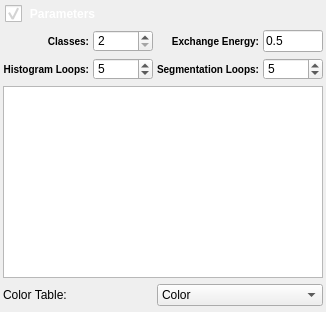
          <widget class="QDisclosableGroupBox" name="parameters_groupbox">
           <property name="sizePolicy">
            <sizepolicy hsizetype="Preferred" vsizetype="Expanding">
             <horstretch>0</horstretch>
             <verstretch>0</verstretch>
            </sizepolicy>
           </property>
           <property name="minimumSize">
            <size>
             <width>225</width>
             <height>0</height>
            </size>
           </property>
           <property name="styleSheet">
            <string notr="true">QGroupBox
{
/*background-color: qlineargradient(x1: 0, y1: 0, x2: 0, y2: 1, stop: 0 #FFFFFF, stop: 1 #DCDCDC); */
background-image: url(:/DisclosableGroupBoxHeader.png);
background-position: top ;
background-repeat: repeat-x;
padding: 30 0 0 0px;
font: 85% italic 12pt &quot;Arial&quot;;
font-weight: bold;
border: 0px solid gray;
margin: 0px;
color: white;
}
 
QGroupBox::title
{    
subcontrol-origin: padding;    
subcontrol-position: top left;    
padding: 5 5px;    
background-color: rgba(255, 255, 255, 0);
}

QGroupBox::indicator {    
width: 17px;    
height: 17px;
}

QGroupBox::indicator:unchecked {
 image: url(:/bullet_triangle_grey.png);
}
QGroupBox::indicator:unchecked:pressed {
 image: url(:/bullet_triangle_grey.png);
}
QGroupBox::indicator:checked { 
image: url(:/bullet_triangle_grey_down.png);
}
QGroupBox::indicator:checked:pressed { 
image: url(:/bullet_triangle_grey_down.png);
}
</string>
           </property>
           <property name="title">
            <string>Parameters</string>
           </property>
           <property name="flat">
            <bool>true</bool>
           </property>
           <property name="checkable">
            <bool>true</bool>
           </property>
           <layout class="QGridLayout" name="gridLayout_15">
            <property name="leftMargin">
             <number>3</number>
            </property>
            <property name="topMargin">
             <number>0</number>
            </property>
            <property name="rightMargin">
             <number>3</number>
            </property>
            <property name="bottomMargin">
             <number>6</number>
            </property>
            <property name="horizontalSpacing">
             <number>4</number>
            </property>
            <property name="verticalSpacing">
             <number>6</number>
            </property>
            <item row="1" column="1">
             <widget class="QSpinBox" name="m_EmIterations">
              <property name="sizePolicy">
               <sizepolicy hsizetype="Fixed" vsizetype="Preferred">
                <horstretch>0</horstretch>
                <verstretch>0</verstretch>
               </sizepolicy>
              </property>
              <property name="minimumSize">
               <size>
                <width>60</width>
                <height>0</height>
               </size>
              </property>
              <property name="maximumSize">
               <size>
                <width>60</width>
                <height>16777215</height>
               </size>
              </property>
              <property name="toolTip">
               <string>The number of EM Loops to use when segmenting</string>
              </property>
              <property name="statusTip">
               <string>The number of EM Loops to use when segmenting</string>
              </property>
              <property name="minimum">
               <number>0</number>
              </property>
              <property name="maximum">
               <number>32000</number>
              </property>
              <property name="value">
               <number>5</number>
              </property>
             </widget>
            </item>
            <item row="1" column="0">
             <widget class="QLabel" name="label_11">
              <property name="sizePolicy">
               <sizepolicy hsizetype="Preferred" vsizetype="Preferred">
                <horstretch>0</horstretch>
                <verstretch>0</verstretch>
               </sizepolicy>
              </property>
              <property name="minimumSize">
               <size>
                <width>0</width>
                <height>0</height>
               </size>
              </property>
              <property name="toolTip">
               <string>The number of EM Loops to use when segmenting</string>
              </property>
              <property name="statusTip">
               <string>The number of EM Loops to use when segmenting</string>
              </property>
              <property name="styleSheet">
               <string notr="true">QLabel {
font-weight: bold;
font-size: 10px;
}</string>
              </property>
              <property name="text">
               <string>Histogram Loops:</string>
              </property>
              <property name="alignment">
               <set>Qt::AlignRight|Qt::AlignTrailing|Qt::AlignVCenter</set>
              </property>
             </widget>
            </item>
            <item row="0" column="1">
             <widget class="QSpinBox" name="m_NumClasses">
              <property name="sizePolicy">
               <sizepolicy hsizetype="Fixed" vsizetype="Preferred">
                <horstretch>0</horstretch>
                <verstretch>0</verstretch>
               </sizepolicy>
              </property>
              <property name="minimumSize">
               <size>
                <width>60</width>
                <height>0</height>
               </size>
              </property>
              <property name="maximumSize">
               <size>
                <width>60</width>
                <height>16777215</height>
               </size>
              </property>
              <property name="toolTip">
               <string>The number of EM/MPM classes to segment into</string>
              </property>
              <property name="statusTip">
               <string>The number of EM/MPM classes to segment into</string>
              </property>
              <property name="minimum">
               <number>2</number>
              </property>
              <property name="maximum">
               <number>15</number>
              </property>
              <property name="value">
               <number>2</number>
              </property>
             </widget>
            </item>
            <item row="1" column="2">
             <widget class="QLabel" name="label_10">
              <property name="sizePolicy">
               <sizepolicy hsizetype="Preferred" vsizetype="Preferred">
                <horstretch>0</horstretch>
                <verstretch>0</verstretch>
               </sizepolicy>
              </property>
              <property name="minimumSize">
               <size>
                <width>0</width>
                <height>0</height>
               </size>
              </property>
              <property name="toolTip">
               <string>The number of MPM Loops to use when Segmenting</string>
              </property>
              <property name="statusTip">
               <string>The number of MPM Loops to use when Segmenting</string>
              </property>
              <property name="styleSheet">
               <string notr="true">QLabel {
font-weight: bold;
font-size: 10px;
}</string>
              </property>
              <property name="text">
               <string>Segmentation Loops:</string>
              </property>
              <property name="alignment">
               <set>Qt::AlignRight|Qt::AlignTrailing|Qt::AlignVCenter</set>
              </property>
             </widget>
            </item>
            <item row="0" column="0">
             <widget class="QLabel" name="label_12">
              <property name="sizePolicy">
               <sizepolicy hsizetype="Preferred" vsizetype="Preferred">
                <horstretch>0</horstretch>
                <verstretch>0</verstretch>
               </sizepolicy>
              </property>
              <property name="minimumSize">
               <size>
                <width>0</width>
                <height>0</height>
               </size>
              </property>
              <property name="toolTip">
               <string>The number of EM/MPM classes to segment into</string>
              </property>
              <property name="statusTip">
               <string>The number of EM/MPM classes to segment into</string>
              </property>
              <property name="styleSheet">
               <string notr="true">QLabel {
font-weight: bold;
font-size: 10px;
}</string>
              </property>
              <property name="text">
               <string>Classes:</string>
              </property>
              <property name="scaledContents">
               <bool>false</bool>
              </property>
              <property name="alignment">
               <set>Qt::AlignRight|Qt::AlignTrailing|Qt::AlignVCenter</set>
              </property>
             </widget>
            </item>
            <item row="1" column="3">
             <widget class="QSpinBox" name="m_MpmIterations">
              <property name="sizePolicy">
               <sizepolicy hsizetype="Fixed" vsizetype="Preferred">
                <horstretch>0</horstretch>
                <verstretch>0</verstretch>
               </sizepolicy>
              </property>
              <property name="minimumSize">
               <size>
                <width>60</width>
                <height>0</height>
               </size>
              </property>
              <property name="maximumSize">
               <size>
                <width>60</width>
                <height>16777215</height>
               </size>
              </property>
              <property name="toolTip">
               <string>The number of MPM Loops to use when Segmenting</string>
              </property>
              <property name="statusTip">
               <string>The number of MPM Loops to use when Segmenting</string>
              </property>
              <property name="minimum">
               <number>1</number>
              </property>
              <property name="maximum">
               <number>32000</number>
              </property>
              <property name="value">
               <number>5</number>
              </property>
             </widget>
            </item>
            <item row="4" column="0" colspan="4">
             <widget class="QTableView" name="perClassTableView">
              <property name="autoScroll">
               <bool>false</bool>
              </property>
              <property name="editTriggers">
               <set>QAbstractItemView::AllEditTriggers</set>
              </property>
              <property name="alternatingRowColors">
               <bool>true</bool>
              </property>
              <property name="verticalScrollMode">
               <enum>QAbstractItemView::ScrollPerPixel</enum>
              </property>
              <property name="horizontalScrollMode">
               <enum>QAbstractItemView::ScrollPerPixel</enum>
              </property>
              <attribute name="verticalHeaderVisible">
               <bool>false</bool>
              </attribute>
             </widget>
            </item>
            <item row="0" column="2">
             <widget class="QLabel" name="label_8">
              <property name="sizePolicy">
               <sizepolicy hsizetype="Preferred" vsizetype="Preferred">
                <horstretch>0</horstretch>
                <verstretch>0</verstretch>
               </sizepolicy>
              </property>
              <property name="minimumSize">
               <size>
                <width>0</width>
                <height>0</height>
               </size>
              </property>
              <property name="toolTip">
               <string>The value of Beta for the EM/MPM Algorithm</string>
              </property>
              <property name="statusTip">
               <string>The value of Beta for the EM/MPM Algorithm</string>
              </property>
              <property name="styleSheet">
               <string notr="true">QLabel {
font-weight: bold;
font-size: 10px;
}</string>
              </property>
              <property name="text">
               <string>Exchange Energy:</string>
              </property>
              <property name="alignment">
               <set>Qt::AlignRight|Qt::AlignTrailing|Qt::AlignVCenter</set>
              </property>
             </widget>
            </item>
            <item row="0" column="3">
             <widget class="QLineEdit" name="m_Beta">
              <property name="sizePolicy">
               <sizepolicy hsizetype="Fixed" vsizetype="Preferred">
                <horstretch>0</horstretch>
                <verstretch>0</verstretch>
               </sizepolicy>
              </property>
              <property name="minimumSize">
               <size>
                <width>60</width>
                <height>0</height>
               </size>
              </property>
              <property name="maximumSize">
               <size>
                <width>60</width>
                <height>16777215</height>
               </size>
              </property>
              <property name="toolTip">
               <string>The value of Beta for the EM/MPM Algorithm</string>
              </property>
              <property name="statusTip">
               <string>The value of Beta for the EM/MPM Algorithm</string>
              </property>
              <property name="text">
               <string>0.5</string>
              </property>
             </widget>
            </item>
            <item row="5" column="2" colspan="2">
             <widget class="QComboBox" name="colorTablePresets">
              <item>
               <property name="text">
                <string>Color</string>
               </property>
              </item>
              <item>
               <property name="text">
                <string>Gray Scale</string>
               </property>
              </item>
             </widget>
            </item>
            <item row="5" column="0" colspan="2">
             <widget class="QLabel" name="label_9">
              <property name="text">
               <string>Color Table:</string>
              </property>
             </widget>
            </item>
           </layout>
          </widget>
